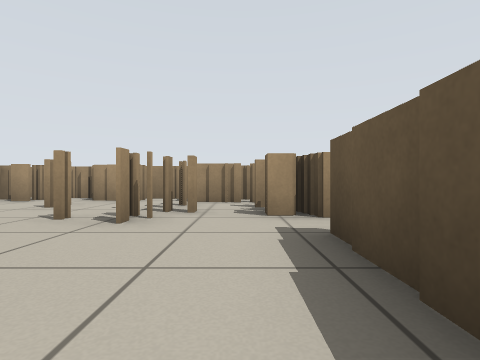
[1] (above)

17 first-person views from a walk through a robot-simulator world made for Stage. The camera is 0.46 m above the floor, looks level and sees 80° across. The lines on the ground mark 1 m squares. The floor is counted in squares, 1 m on a side. Each view is taken from the middle of a square. On the plan, view 1 faces up. The plan holds only what a view shows up to about 9 squares ahead; the rest is blank. The robots in the file are not drawn.

[2]
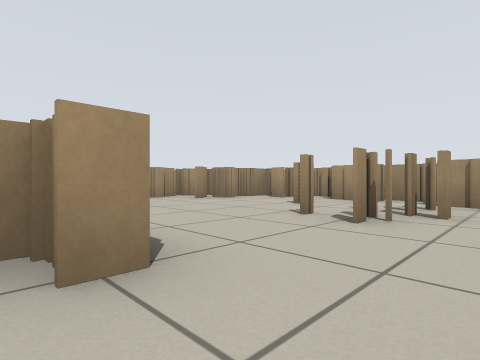

[3]
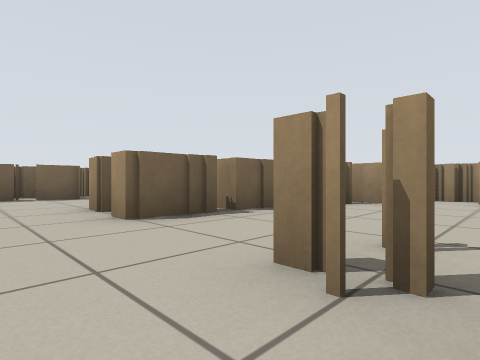

[4]
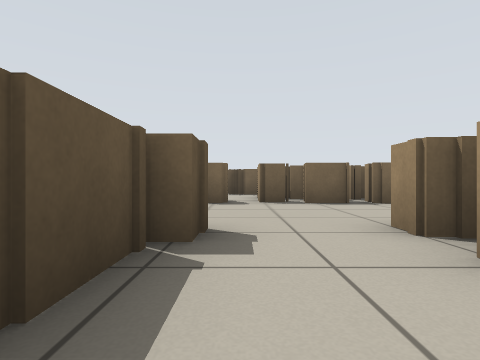

[5]
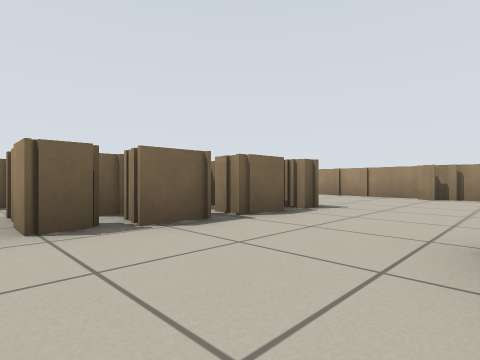

[6]
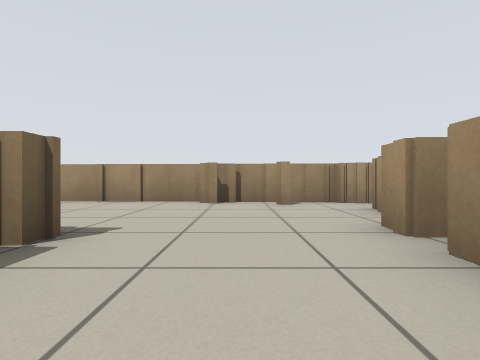

[7]
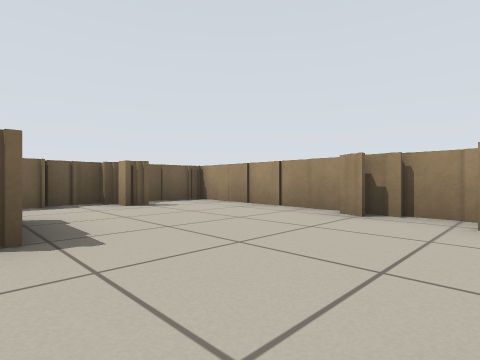

[8]
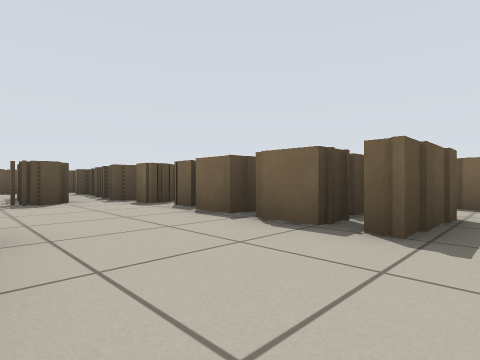

[9]
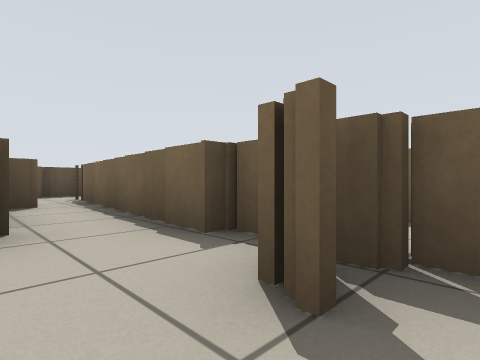

[10]
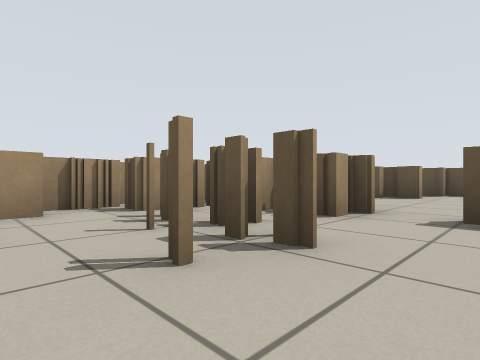

[11]
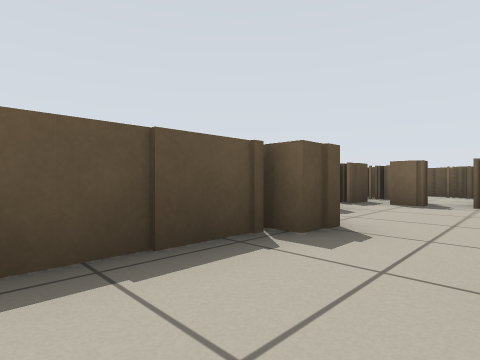

[12]
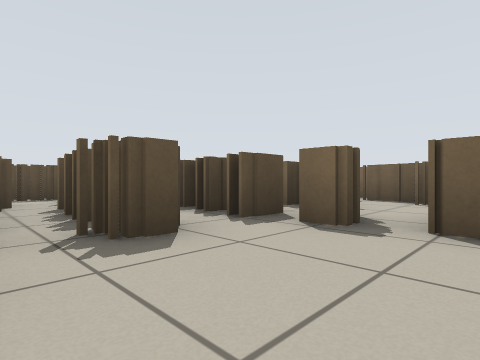

[13]
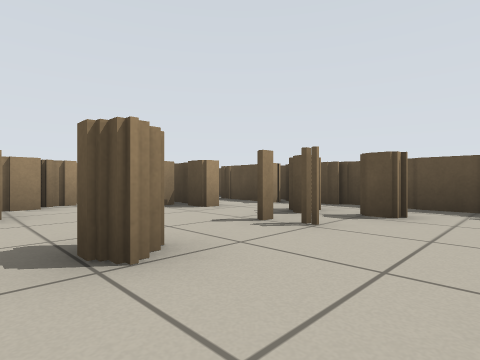

[14]
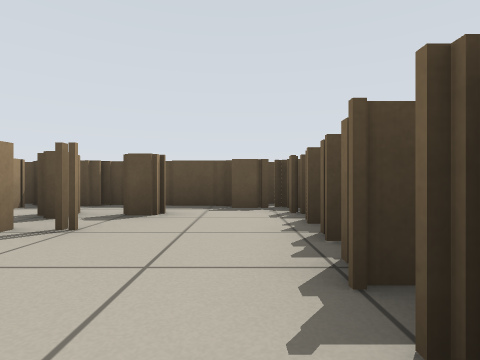

[15]
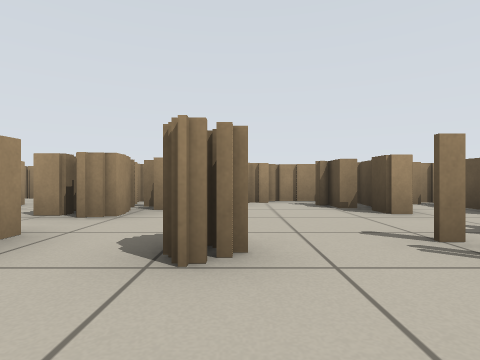

[16]
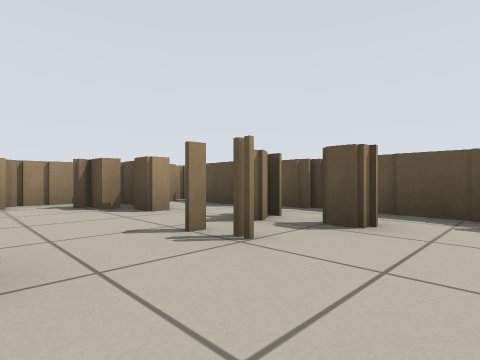

[17]
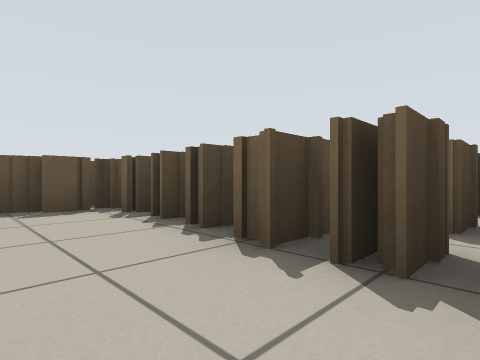

### Floor plan
Key: @ floor where view 1 was taken; # wall or solid block; x gap in a wall; . floor; T thing the floor can be seen under or through.
Columns run from 8 left of view 1 to 7 right of it. Each row starts with its distance up from view 1.
  7   #######
  6  ###...#########
  5  ##..#.T.##..#.#
  4  #....TT.##..#.#
  3  #....TT.......#
  2  ##......#.#..##
  1 #######..#....##
  0 #.#####.@#.....#
 -1 #....##..#######
 -2 #........####
 -3 #..........#
 -4 #...####x###
 -5 #...####.##
 -6 #.#....x..#
 -7 #########.#
 -8         ###

Positions as (right, up) in squares from view 1, and headings:
1: (0, 0), facing up
2: (0, 0), facing up-left
3: (0, 4), facing down-left
4: (0, 2), facing down
5: (0, -1), facing down-left
6: (-2, -2), facing left
7: (-4, -1), facing down-left
8: (-5, -1), facing down-right
9: (-7, -5), facing down-right
10: (-3, 2), facing up-right
11: (-1, 2), facing down-right
12: (-1, -1), facing down-right
13: (2, 0), facing up-right
14: (2, 0), facing right
15: (3, 0), facing up
16: (3, 0), facing up-right
17: (2, 1), facing down-right
